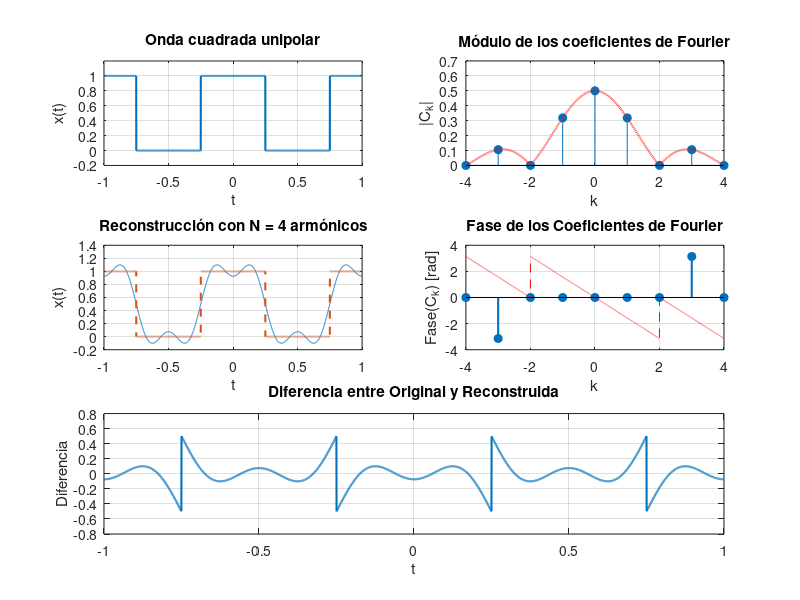

The MATLAB script that drew this image:
%Parametros iniciales
T = 1;
N = 4;
smpl = 1000*N;
DC = 50;
t = linspace(-T,T,smpl).';
k = -N:1:N;
%La onda cuadrada
x = square(2*pi*t/T+pi*DC/100,DC);
x = (x+1)/2;
%Calculo de los coeficientes
dt = T/(smpl-1);
C_k = x.'*exp(-j*2*pi/T*(t*k));
C_k = dt/T * C_k.';
% Reconstrucción usando la serie truncada
x_rec = real(exp(-j*2*pi/T*(t*k))*C_k);
%Valores de funcion sync
k_sync = linspace(-N,N,1000*N);
sync = zeros(size(k_sync));
sync(k_sync==0) = DC/100;
sync(k_sync~=0) = sin(pi*k_sync(k_sync~=0)*DC/100)...
    ./(pi*k_sync(k_sync~=0)).* exp(-1j*pi*k_sync(k_sync~=0)*DC/100);
%Señal Temporal
subplot(3,2,1)
plot(t,x,'linewidth',1.5)
grid on, ylim([-0.2 1.2])
xlabel('t'), ylabel('x(t)')
title('Onda cuadrada unipolar')
%Modulo Coeficientes de Fourier
subplot(3,2,2)
stem(k, abs(C_k),'filled')
hold on
plot(k_sync, abs(sync),'r--','LineWidth',1.5,'DisplayName','|sync|')
grid on
hold off
xlabel('k'), ylabel('|C_k|')
title('Módulo de los coeficientes de Fourier')
%Fase Coeficientes de Fourier
subplot(3,2,4)
stem(k,angle(C_k),'filled','LineWidth',1.5)
hold on
plot(linspace(-N,N,1000*N),angle(sync),'r--')
grid on
hold off
xlabel('k'), ylabel('Fase(C_k) [rad]')
title('Fase de los Coeficientes de Fourier')
%Señal Recuperada y Superposicion con Original
subplot(3,2,3)
plot(t,x_rec,'-',t,x,'--','LineWidth',1.5)
grid on
xlabel('t'), ylabel('x(t)')
title(sprintf('Reconstrucción con N = %d armónicos', N))
%Diferencia entre original y reconstruida
subplot(3,2,[5,6])
dif = x_rec-x;
plot(t,dif,'-','LineWidth',1.5)
grid on
xlabel('t'), ylabel('Diferencia')
title('Diferencia entre Original y Reconstruida')
